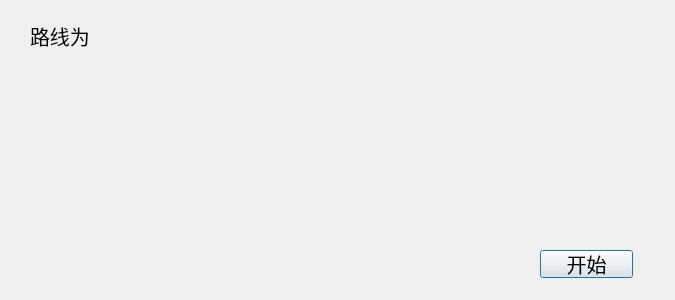
<?xml version="1.0" encoding="UTF-8"?>
<ui version="4.0">
 <class>outputRouteDlg</class>
 <widget class="QDialog" name="outputRouteDlg">
  <property name="geometry">
   <rect>
    <x>0</x>
    <y>0</y>
    <width>675</width>
    <height>300</height>
   </rect>
  </property>
  <property name="windowTitle">
   <string>Dialog</string>
  </property>
  <widget class="QLabel" name="label">
   <property name="geometry">
    <rect>
     <x>30</x>
     <y>20</y>
     <width>71</width>
     <height>31</height>
    </rect>
   </property>
   <property name="font">
    <font>
     <pointsize>15</pointsize>
    </font>
   </property>
   <property name="text">
    <string>路线为</string>
   </property>
  </widget>
  <widget class="QPushButton" name="start_btn">
   <property name="geometry">
    <rect>
     <x>540</x>
     <y>250</y>
     <width>93</width>
     <height>28</height>
    </rect>
   </property>
   <property name="font">
    <font>
     <pointsize>15</pointsize>
    </font>
   </property>
   <property name="text">
    <string>开始</string>
   </property>
  </widget>
  <widget class="QLabel" name="route">
   <property name="geometry">
    <rect>
     <x>40</x>
     <y>70</y>
     <width>601</width>
     <height>161</height>
    </rect>
   </property>
   <property name="text">
    <string/>
   </property>
  </widget>
 </widget>
 <resources/>
 <connections/>
</ui>
